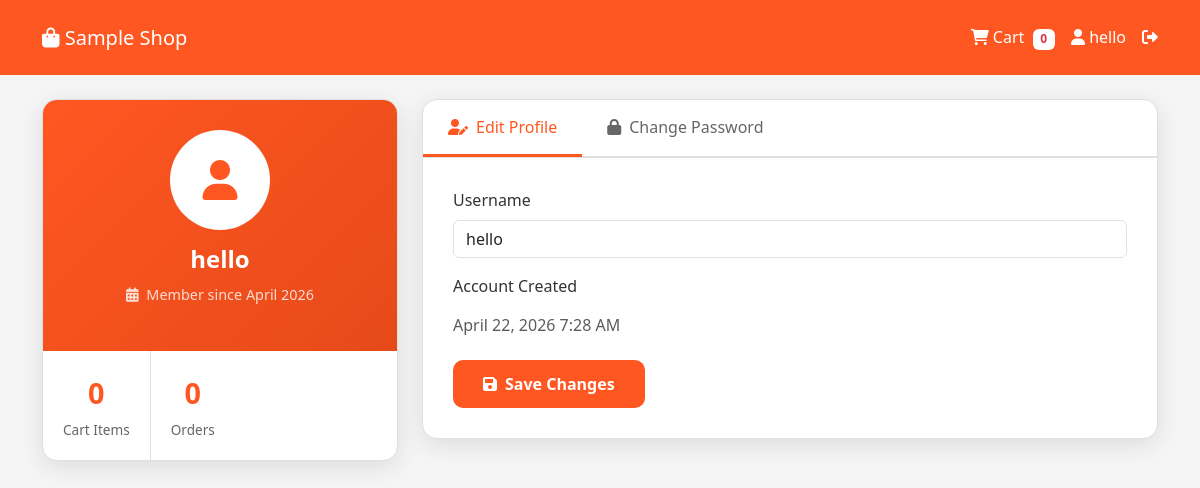
The app's page /profile.php (signed in) with its own data.
### tables this page shows
CREATE TABLE `users` (
  `id` int(11) NOT NULL,
  `username` varchar(50) NOT NULL,
  `password` varchar(255) NOT NULL,
  `created_at` timestamp NOT NULL DEFAULT current_timestamp()
);

### profile.php (the view, shortened to what this page needs)
<?php
include 'db.php';
$user_id = $_SESSION['user_id'];
$username = $_SESSION['username'];
$stmt = $conn->prepare("SELECT * FROM users WHERE id = ?");
$stmt->bind_param("i", $user_id);
$stmt->execute();
$user = $stmt->get_result()->fetch_assoc();
?>
<!DOCTYPE html>
<html lang="en">
<head>
    <link href="https://cdn.jsdelivr.net/npm/bootstrap@5.3.0/dist/css/bootstrap.min.css" rel="stylesheet">
    <link rel="stylesheet" href="https://cdnjs.cloudflare.com/ajax/libs/font-awesome/6.0.0/css/all.min.css">
</head>
<body>
    <nav class="navbar navbar-expand-lg navbar-dark">
        <div class="container d-flex align-items-center">
            <a class="navbar-brand" href="index.php">
                <i class="fas fa-shopping-bag"></i> Sample Shop
            </a>
            <div class="d-flex ms-auto">
                <a class="nav-link text-white ms-3" href="cart.php">
                    <i class="fas fa-shopping-cart"></i> Cart
                    <span class="badge bg-white text-danger ms-1">
                        <?php echo isset($_SESSION['cart']) ? count($_SESSION['cart']) : 0; ?>
                    </span>
                </a>
                <a class="nav-link text-white ms-3" href="profile.php">
                    <i class="fas fa-user"></i> <?php echo htmlspecialchars($username); ?>
                </a>
                <a class="nav-link text-white ms-3" href="logout.php">
                    <i class="fas fa-sign-out-alt"></i>
                </a>
            </div>
        </div>
    </nav>
    <div class="container mt-4 mb-5">
        <div class="row">
            <div class="col-lg-4 mb-4">
                <div class="profile-card">
                    <div class="profile-header">
                        <div class="profile-avatar">
                            <i class="fas fa-user"></i>
                        </div>
                        <h3 class="profile-name"><?php echo htmlspecialchars($user['username']); ?></h3>
                        <p class="member-since"><i class="fas fa-calendar-alt me-1"></i> Member since <?php echo date('F Y', strtotime($user['created_at'])); ?></p>
                    </div>
                    <div class="d-flex">
                        <div class="account-stat">
                            <div class="stat-number"><?php echo isset($_SESSION['cart']) ? count($_SESSION['cart']) : 0; ?></div>
                            <div class="stat-label">Cart Items</div>
                        </div>
                        <div class="account-stat">
                            <div class="stat-number">0</div>
                            <div class="stat-label">Orders</div>
                        </div>
                    </div>
                </div>
            </div>
            <div class="col-lg-8">
                <div class="profile-card">
                    <ul class="nav nav-tabs" id="profileTabs">
                        <li class="nav-item">
                            <a class="nav-link active" data-bs-toggle="tab" href="#edit-profile">
                                <i class="fas fa-user-edit me-2"></i>Edit Profile
                            </a>
                        </li>
                        <li class="nav-item">
                            <a class="nav-link" data-bs-toggle="tab" href="#change-password">
                                <i class="fas fa-lock me-2"></i>Change Password
                            </a>
                        </li>
                    </ul>
                    <div class="tab-content">
                        <div class="tab-pane fade show active" id="edit-profile">
                            <form method="POST" action="profile.php">
                                <div class="mb-3">
                                    <label class="form-label">Username</label>
                                    <input type="text" name="username" class="form-control"
                                           value="<?php echo htmlspecialchars($user['username']); ?>" required>
                                </div>
                                <div class="mb-3">
                                    <label class="form-label">Account Created</label>
                                    <p class="form-control-plaintext text-muted mb-0">
                                        <?php echo date('F j, Y g:i A', strtotime($user['created_at'])); ?>
                                    </p>
                                </div>
                                <button type="submit" class="btn btn-update">
                                    <i class="fas fa-save me-2"></i>Save Changes
                                </button>
                            </form>
                        </div>
                    </div>
                </div>
            </div>
        </div>
    </div>
</body>
</html>

### profile.php (style rules this page uses)
:root { --brand: #ff5722; --brand-dark: #e64a19; --muted: #888; }
body { background-color: #f5f5f5; }
.nav-link { margin: 0px; transition: color 0.3s ease; }
.navbar { background-color: #ff5722; height: 75px; }
.navbar-brand { color: white !important; }
.profile-card { border: 1px solid #e0e0e0; border-radius: 15px; box-shadow: 0 6px 25px rgba(0,0,0,0.1); background: white; overflow: hidden; }
.profile-header { background: linear-gradient(135deg, #ff5722, #e64a19); color: white; padding: 30px; text-align: center; }
.profile-avatar { width: 100px; height: 100px; background: white; border-radius: 50%; display: flex; align-items: center; justify-content: center; margin: 0 auto 15px; font-size: 2.5rem; color: #ff5722; }
.profile-name { font-size: 1.5rem; font-weight: 600; margin: 0; }
.nav-tabs { border-bottom: 2px solid #e0e0e0; }
.nav-tabs .nav-link { color: #666; border: none; padding: 15px 25px; font-weight: 500; transition: all 0.3s ease; }
.nav-tabs .nav-link.active { color: #ff5722; border: none; border-bottom: 3px solid #ff5722; background: transparent; }
.tab-content { padding: 30px; }
.form-label { font-weight: 500; color: #333; }
.btn-update { background: #ff5722; color: white; border: none; border-radius: 10px; padding: 12px 30px; font-weight: 600; transition: all 0.3s ease; }
.account-stat { text-align: center; padding: 20px; border-right: 1px solid #e0e0e0; }
.account-stat:last-child { border-right: none; }
.stat-number { font-size: 1.8rem; font-weight: 700; color: #ff5722; }
.stat-label { color: #666; font-size: 0.85rem; margin-top: 5px; }
.member-since { color: rgba(255,255,255,0.8); font-size: 0.9rem; margin-top: 10px; }

### records on screen
users: username "hello", created_at "April 2026", created_at "April 22, 2026 7:28 AM"

### other values on screen
$username "hello"
